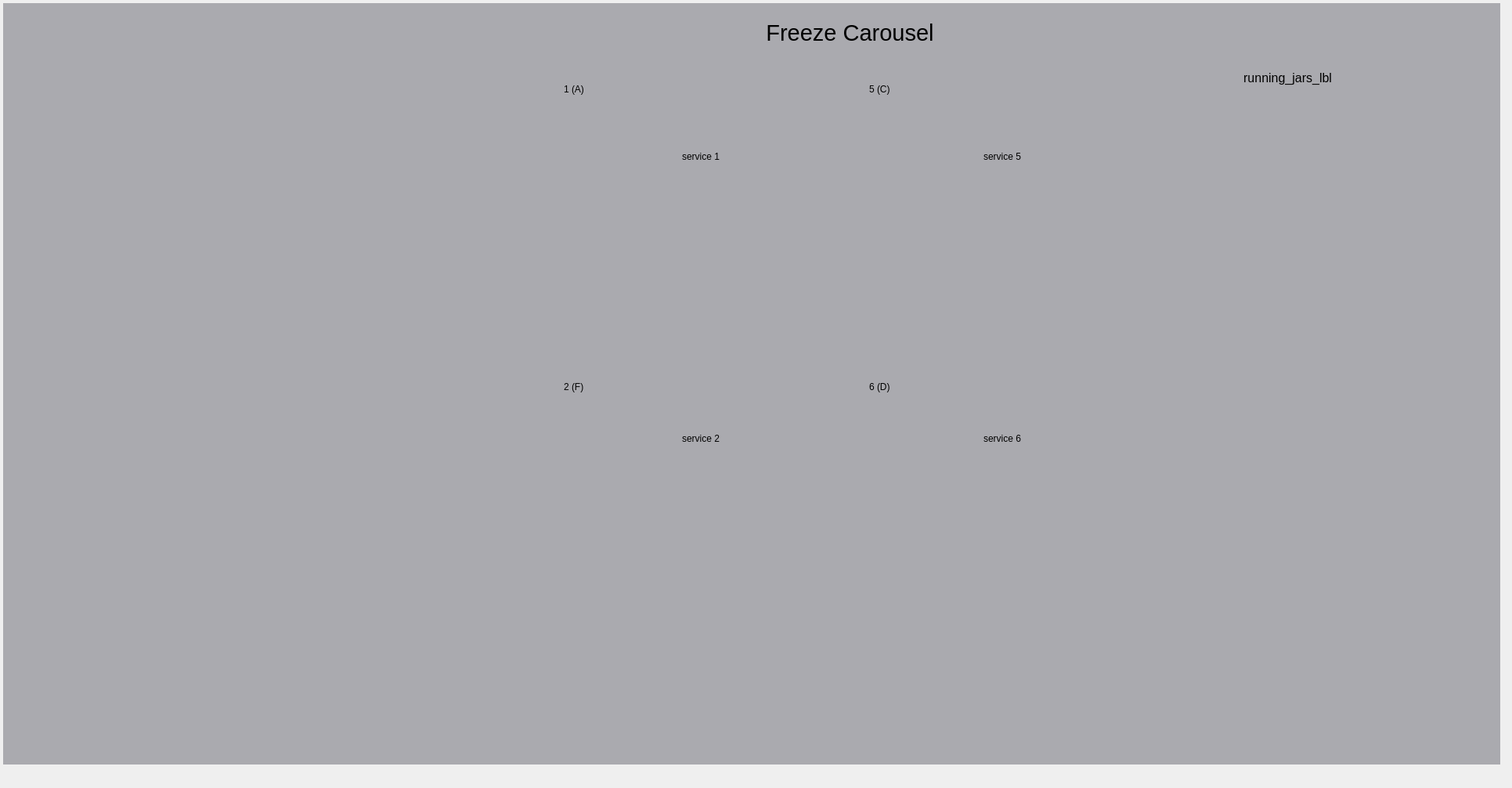
<?xml version="1.0" encoding="UTF-8"?>
<ui version="4.0">
 <class>home_frame</class>
 <widget class="QFrame" name="home_frame">
  <property name="geometry">
   <rect>
    <x>0</x>
    <y>0</y>
    <width>1931</width>
    <height>1006</height>
   </rect>
  </property>
  <property name="windowTitle">
   <string>HomeFrame</string>
  </property>
  <widget class="QPushButton" name="service_1_btn">
   <property name="geometry">
    <rect>
     <x>730</x>
     <y>170</y>
     <width>330</width>
     <height>60</height>
    </rect>
   </property>
   <property name="text">
    <string>service 1</string>
   </property>
   <property name="flat">
    <bool>true</bool>
   </property>
   <attribute name="buttonGroup">
    <string notr="true">service_btn_group</string>
   </attribute>
  </widget>
  <widget class="QPushButton" name="service_6_btn">
   <property name="geometry">
    <rect>
     <x>1115</x>
     <y>530</y>
     <width>330</width>
     <height>60</height>
    </rect>
   </property>
   <property name="text">
    <string>service 6</string>
   </property>
   <property name="flat">
    <bool>true</bool>
   </property>
   <attribute name="buttonGroup">
    <string notr="true">service_btn_group</string>
   </attribute>
  </widget>
  <widget class="QPushButton" name="service_2_btn">
   <property name="geometry">
    <rect>
     <x>730</x>
     <y>530</y>
     <width>330</width>
     <height>60</height>
    </rect>
   </property>
   <property name="text">
    <string>service 2</string>
   </property>
   <property name="flat">
    <bool>true</bool>
   </property>
   <attribute name="buttonGroup">
    <string notr="true">service_btn_group</string>
   </attribute>
  </widget>
  <widget class="QPushButton" name="service_5_btn">
   <property name="geometry">
    <rect>
     <x>1115</x>
     <y>170</y>
     <width>330</width>
     <height>60</height>
    </rect>
   </property>
   <property name="text">
    <string>service 5</string>
   </property>
   <property name="flat">
    <bool>true</bool>
   </property>
   <attribute name="buttonGroup">
    <string notr="true">service_btn_group</string>
   </attribute>
  </widget>
  <widget class="QPushButton" name="service_0_btn">
   <property name="geometry">
    <rect>
     <x>490</x>
     <y>170</y>
     <width>171</width>
     <height>81</height>
    </rect>
   </property>
   <property name="autoFillBackground">
    <bool>false</bool>
   </property>
   <property name="styleSheet">
    <string notr="true">background:#EEEEFF</string>
   </property>
   <property name="text">
    <string/>
   </property>
   <property name="icon">
    <iconset>
     <normaloff>../images/alfa_logo.png</normaloff>../images/alfa_logo.png</iconset>
   </property>
   <property name="iconSize">
    <size>
     <width>160</width>
     <height>68</height>
    </size>
   </property>
   <property name="flat">
    <bool>true</bool>
   </property>
   <attribute name="buttonGroup">
    <string notr="true">service_btn_group</string>
   </attribute>
  </widget>
  <widget class="QLabel" name="sinottico">
   <property name="geometry">
    <rect>
     <x>4</x>
     <y>4</y>
     <width>1912</width>
     <height>972</height>
    </rect>
   </property>
   <property name="styleSheet">
    <string notr="true">background:#AAAAAF</string>
   </property>
   <property name="text">
    <string/>
   </property>
   <property name="pixmap">
    <pixmap>../images/sinottico_4.png</pixmap>
   </property>
   <property name="scaledContents">
    <bool>true</bool>
   </property>
  </widget>
  <widget class="QPushButton" name="feed_jar_btn">
   <property name="geometry">
    <rect>
     <x>270</x>
     <y>350</y>
     <width>141</width>
     <height>91</height>
    </rect>
   </property>
   <property name="text">
    <string/>
   </property>
   <property name="icon">
    <iconset>
     <normaloff>../images/arrow-green.png</normaloff>../images/arrow-green.png</iconset>
   </property>
   <property name="iconSize">
    <size>
     <width>120</width>
     <height>60</height>
    </size>
   </property>
   <property name="flat">
    <bool>true</bool>
   </property>
   <attribute name="buttonGroup">
    <string notr="true">action_btn_group</string>
   </attribute>
  </widget>
  <widget class="QPushButton" name="deliver_jar_btn">
   <property name="geometry">
    <rect>
     <x>190</x>
     <y>460</y>
     <width>171</width>
     <height>91</height>
    </rect>
   </property>
   <property name="text">
    <string/>
   </property>
   <property name="icon">
    <iconset>
     <normaloff>../images/arrow-red.png</normaloff>../images/arrow-red.png</iconset>
   </property>
   <property name="iconSize">
    <size>
     <width>120</width>
     <height>60</height>
    </size>
   </property>
   <property name="flat">
    <bool>true</bool>
   </property>
   <attribute name="buttonGroup">
    <string notr="true">action_btn_group</string>
   </attribute>
  </widget>
  <widget class="QPushButton" name="action_01_btn">
   <property name="geometry">
    <rect>
     <x>470</x>
     <y>390</y>
     <width>71</width>
     <height>61</height>
    </rect>
   </property>
   <property name="text">
    <string/>
   </property>
   <property name="icon">
    <iconset>
     <normaloff>../images/settings.png</normaloff>../images/settings.png</iconset>
   </property>
   <property name="iconSize">
    <size>
     <width>50</width>
     <height>50</height>
    </size>
   </property>
   <property name="flat">
    <bool>true</bool>
   </property>
   <attribute name="buttonGroup">
    <string notr="true">action_btn_group</string>
   </attribute>
  </widget>
  <widget class="QPushButton" name="action_02_btn">
   <property name="geometry">
    <rect>
     <x>760</x>
     <y>390</y>
     <width>71</width>
     <height>61</height>
    </rect>
   </property>
   <property name="text">
    <string/>
   </property>
   <property name="icon">
    <iconset>
     <normaloff>../images/settings.png</normaloff>../images/settings.png</iconset>
   </property>
   <property name="iconSize">
    <size>
     <width>50</width>
     <height>50</height>
    </size>
   </property>
   <property name="flat">
    <bool>true</bool>
   </property>
   <attribute name="buttonGroup">
    <string notr="true">action_btn_group</string>
   </attribute>
  </widget>
  <widget class="QPushButton" name="action_04_btn">
   <property name="geometry">
    <rect>
     <x>1145</x>
     <y>390</y>
     <width>71</width>
     <height>61</height>
    </rect>
   </property>
   <property name="text">
    <string/>
   </property>
   <property name="icon">
    <iconset>
     <normaloff>../images/settings.png</normaloff>../images/settings.png</iconset>
   </property>
   <property name="iconSize">
    <size>
     <width>50</width>
     <height>50</height>
    </size>
   </property>
   <property name="flat">
    <bool>true</bool>
   </property>
   <attribute name="buttonGroup">
    <string notr="true">action_btn_group</string>
   </attribute>
  </widget>
  <widget class="QPushButton" name="action_08_btn">
   <property name="geometry">
    <rect>
     <x>760</x>
     <y>760</y>
     <width>71</width>
     <height>61</height>
    </rect>
   </property>
   <property name="text">
    <string/>
   </property>
   <property name="icon">
    <iconset>
     <normaloff>../images/settings.png</normaloff>../images/settings.png</iconset>
   </property>
   <property name="iconSize">
    <size>
     <width>50</width>
     <height>50</height>
    </size>
   </property>
   <property name="flat">
    <bool>true</bool>
   </property>
   <attribute name="buttonGroup">
    <string notr="true">action_btn_group</string>
   </attribute>
  </widget>
  <widget class="QPushButton" name="action_06_btn">
   <property name="geometry">
    <rect>
     <x>1145</x>
     <y>760</y>
     <width>71</width>
     <height>61</height>
    </rect>
   </property>
   <property name="text">
    <string/>
   </property>
   <property name="icon">
    <iconset>
     <normaloff>../images/settings.png</normaloff>../images/settings.png</iconset>
   </property>
   <property name="iconSize">
    <size>
     <width>50</width>
     <height>50</height>
    </size>
   </property>
   <property name="flat">
    <bool>true</bool>
   </property>
   <attribute name="buttonGroup">
    <string notr="true">action_btn_group</string>
   </attribute>
  </widget>
  <widget class="QPushButton" name="action_05_btn">
   <property name="geometry">
    <rect>
     <x>1510</x>
     <y>580</y>
     <width>71</width>
     <height>61</height>
    </rect>
   </property>
   <property name="text">
    <string/>
   </property>
   <property name="icon">
    <iconset>
     <normaloff>../images/settings.png</normaloff>../images/settings.png</iconset>
   </property>
   <property name="iconSize">
    <size>
     <width>50</width>
     <height>50</height>
    </size>
   </property>
   <property name="flat">
    <bool>true</bool>
   </property>
   <attribute name="buttonGroup">
    <string notr="true">action_btn_group</string>
   </attribute>
  </widget>
  <widget class="QPushButton" name="action_09_btn">
   <property name="geometry">
    <rect>
     <x>610</x>
     <y>600</y>
     <width>71</width>
     <height>61</height>
    </rect>
   </property>
   <property name="text">
    <string/>
   </property>
   <property name="icon">
    <iconset>
     <normaloff>../images/settings.png</normaloff>../images/settings.png</iconset>
   </property>
   <property name="iconSize">
    <size>
     <width>50</width>
     <height>50</height>
    </size>
   </property>
   <property name="flat">
    <bool>true</bool>
   </property>
   <attribute name="buttonGroup">
    <string notr="true">action_btn_group</string>
   </attribute>
  </widget>
  <widget class="QPushButton" name="action_10_btn">
   <property name="geometry">
    <rect>
     <x>400</x>
     <y>490</y>
     <width>71</width>
     <height>61</height>
    </rect>
   </property>
   <property name="text">
    <string/>
   </property>
   <property name="icon">
    <iconset>
     <normaloff>../images/settings.png</normaloff>../images/settings.png</iconset>
   </property>
   <property name="iconSize">
    <size>
     <width>50</width>
     <height>50</height>
    </size>
   </property>
   <property name="flat">
    <bool>true</bool>
   </property>
   <attribute name="buttonGroup">
    <string notr="true">action_btn_group</string>
   </attribute>
  </widget>
  <widget class="QLabel" name="refill_1_lbl">
   <property name="geometry">
    <rect>
     <x>730</x>
     <y>240</y>
     <width>56</width>
     <height>56</height>
    </rect>
   </property>
   <property name="styleSheet">
    <string notr="true">color:#000000;
</string>
   </property>
   <property name="text">
    <string/>
   </property>
   <property name="pixmap">
    <pixmap>../images/tank_gray.png</pixmap>
   </property>
   <property name="scaledContents">
    <bool>true</bool>
   </property>
   <property name="iconSize" stdset="0">
    <size>
     <width>68</width>
     <height>68</height>
    </size>
   </property>
  </widget>
  <widget class="QLabel" name="refill_5_lbl">
   <property name="geometry">
    <rect>
     <x>1115</x>
     <y>240</y>
     <width>56</width>
     <height>56</height>
    </rect>
   </property>
   <property name="styleSheet">
    <string notr="true">color:#000000;
</string>
   </property>
   <property name="text">
    <string/>
   </property>
   <property name="pixmap">
    <pixmap>../images/tank_gray.png</pixmap>
   </property>
   <property name="scaledContents">
    <bool>true</bool>
   </property>
   <property name="iconSize" stdset="0">
    <size>
     <width>68</width>
     <height>68</height>
    </size>
   </property>
  </widget>
  <widget class="QLabel" name="refill_2_lbl">
   <property name="geometry">
    <rect>
     <x>730</x>
     <y>600</y>
     <width>56</width>
     <height>56</height>
    </rect>
   </property>
   <property name="styleSheet">
    <string notr="true">color:#000000;
</string>
   </property>
   <property name="text">
    <string/>
   </property>
   <property name="pixmap">
    <pixmap>../images/tank_gray.png</pixmap>
   </property>
   <property name="scaledContents">
    <bool>true</bool>
   </property>
   <property name="iconSize" stdset="0">
    <size>
     <width>68</width>
     <height>68</height>
    </size>
   </property>
  </widget>
  <widget class="QLabel" name="refill_6_lbl">
   <property name="geometry">
    <rect>
     <x>1114</x>
     <y>600</y>
     <width>56</width>
     <height>56</height>
    </rect>
   </property>
   <property name="styleSheet">
    <string notr="true">color:#000000;
</string>
   </property>
   <property name="text">
    <string/>
   </property>
   <property name="pixmap">
    <pixmap>../images/tank_gray.png</pixmap>
   </property>
   <property name="scaledContents">
    <bool>true</bool>
   </property>
   <property name="iconSize" stdset="0">
    <size>
     <width>68</width>
     <height>68</height>
    </size>
   </property>
  </widget>
  <widget class="QLabel" name="reserve_1_label">
   <property name="geometry">
    <rect>
     <x>989</x>
     <y>240</y>
     <width>56</width>
     <height>100</height>
    </rect>
   </property>
   <property name="text">
    <string/>
   </property>
   <property name="pixmap">
    <pixmap>../images/Riserva.gif</pixmap>
   </property>
   <property name="scaledContents">
    <bool>true</bool>
   </property>
  </widget>
  <widget class="QLabel" name="reserve_5_label">
   <property name="geometry">
    <rect>
     <x>1375</x>
     <y>240</y>
     <width>56</width>
     <height>100</height>
    </rect>
   </property>
   <property name="text">
    <string/>
   </property>
   <property name="pixmap">
    <pixmap>../images/Riserva.gif</pixmap>
   </property>
   <property name="scaledContents">
    <bool>true</bool>
   </property>
  </widget>
  <widget class="QLabel" name="reserve_2_label">
   <property name="geometry">
    <rect>
     <x>990</x>
     <y>600</y>
     <width>56</width>
     <height>100</height>
    </rect>
   </property>
   <property name="text">
    <string/>
   </property>
   <property name="pixmap">
    <pixmap>../images/Riserva.gif</pixmap>
   </property>
   <property name="scaledContents">
    <bool>true</bool>
   </property>
  </widget>
  <widget class="QLabel" name="reserve_6_label">
   <property name="geometry">
    <rect>
     <x>1375</x>
     <y>600</y>
     <width>56</width>
     <height>100</height>
    </rect>
   </property>
   <property name="text">
    <string/>
   </property>
   <property name="pixmap">
    <pixmap>../images/Riserva.gif</pixmap>
   </property>
   <property name="scaledContents">
    <bool>true</bool>
   </property>
  </widget>
  <widget class="QPushButton" name="freeze_carousel_btn">
   <property name="geometry">
    <rect>
     <x>850</x>
     <y>8</y>
     <width>471</width>
     <height>68</height>
    </rect>
   </property>
   <property name="font">
    <font>
     <pointsize>22</pointsize>
    </font>
   </property>
   <property name="text">
    <string>Freeze Carousel</string>
   </property>
   <property name="iconSize">
    <size>
     <width>72</width>
     <height>72</height>
    </size>
   </property>
   <property name="flat">
    <bool>true</bool>
   </property>
   <attribute name="buttonGroup">
    <string notr="true">action_btn_group</string>
   </attribute>
  </widget>
  <widget class="QLabel" name="STEP_11_label">
   <property name="geometry">
    <rect>
     <x>610</x>
     <y>470</y>
     <width>85</width>
     <height>85</height>
    </rect>
   </property>
   <property name="scaledContents">
    <bool>true</bool>
   </property>
   <property name="alignment">
    <set>Qt::AlignCenter</set>
   </property>
  </widget>
  <widget class="QLabel" name="STEP_07_label">
   <property name="geometry">
    <rect>
     <x>1245</x>
     <y>745</y>
     <width>85</width>
     <height>85</height>
    </rect>
   </property>
   <property name="font">
    <font>
     <pointsize>10</pointsize>
    </font>
   </property>
   <property name="scaledContents">
    <bool>true</bool>
   </property>
   <property name="alignment">
    <set>Qt::AlignCenter</set>
   </property>
  </widget>
  <widget class="QLabel" name="STEP_09_label">
   <property name="geometry">
    <rect>
     <x>855</x>
     <y>745</y>
     <width>85</width>
     <height>85</height>
    </rect>
   </property>
   <property name="font">
    <font>
     <pointsize>10</pointsize>
    </font>
   </property>
   <property name="scaledContents">
    <bool>true</bool>
   </property>
   <property name="alignment">
    <set>Qt::AlignCenter</set>
   </property>
  </widget>
  <widget class="QLabel" name="STEP_01_label">
   <property name="geometry">
    <rect>
     <x>610</x>
     <y>370</y>
     <width>85</width>
     <height>85</height>
    </rect>
   </property>
   <property name="scaledContents">
    <bool>true</bool>
   </property>
   <property name="alignment">
    <set>Qt::AlignCenter</set>
   </property>
  </widget>
  <widget class="QLabel" name="STEP_06_label">
   <property name="geometry">
    <rect>
     <x>1500</x>
     <y>740</y>
     <width>85</width>
     <height>85</height>
    </rect>
   </property>
   <property name="scaledContents">
    <bool>true</bool>
   </property>
   <property name="alignment">
    <set>Qt::AlignCenter</set>
   </property>
  </widget>
  <widget class="QLabel" name="STEP_10_label">
   <property name="geometry">
    <rect>
     <x>610</x>
     <y>740</y>
     <width>85</width>
     <height>85</height>
    </rect>
   </property>
   <property name="scaledContents">
    <bool>true</bool>
   </property>
   <property name="alignment">
    <set>Qt::AlignCenter</set>
   </property>
  </widget>
  <widget class="QLabel" name="STEP_12_label">
   <property name="geometry">
    <rect>
     <x>480</x>
     <y>470</y>
     <width>85</width>
     <height>85</height>
    </rect>
   </property>
   <property name="scaledContents">
    <bool>true</bool>
   </property>
   <property name="alignment">
    <set>Qt::AlignCenter</set>
   </property>
  </widget>
  <widget class="QLabel" name="STEP_05_label">
   <property name="geometry">
    <rect>
     <x>1500</x>
     <y>380</y>
     <width>85</width>
     <height>85</height>
    </rect>
   </property>
   <property name="scaledContents">
    <bool>true</bool>
   </property>
   <property name="alignment">
    <set>Qt::AlignCenter</set>
   </property>
  </widget>
  <widget class="QLabel" name="STEP_04_label">
   <property name="geometry">
    <rect>
     <x>1245</x>
     <y>370</y>
     <width>85</width>
     <height>85</height>
    </rect>
   </property>
   <property name="font">
    <font>
     <pointsize>10</pointsize>
    </font>
   </property>
   <property name="scaledContents">
    <bool>true</bool>
   </property>
   <property name="alignment">
    <set>Qt::AlignCenter</set>
   </property>
  </widget>
  <widget class="QLabel" name="STEP_02_label">
   <property name="geometry">
    <rect>
     <x>855</x>
     <y>370</y>
     <width>85</width>
     <height>85</height>
    </rect>
   </property>
   <property name="font">
    <font>
     <pointsize>10</pointsize>
    </font>
   </property>
   <property name="scaledContents">
    <bool>true</bool>
   </property>
   <property name="alignment">
    <set>Qt::AlignCenter</set>
   </property>
  </widget>
  <widget class="QLabel" name="container_presence_1_label">
   <property name="geometry">
    <rect>
     <x>890</x>
     <y>355</y>
     <width>24</width>
     <height>24</height>
    </rect>
   </property>
   <property name="text">
    <string/>
   </property>
   <property name="scaledContents">
    <bool>true</bool>
   </property>
  </widget>
  <widget class="QLabel" name="container_presence_5_label">
   <property name="geometry">
    <rect>
     <x>1280</x>
     <y>355</y>
     <width>24</width>
     <height>24</height>
    </rect>
   </property>
   <property name="text">
    <string/>
   </property>
   <property name="scaledContents">
    <bool>true</bool>
   </property>
  </widget>
  <widget class="QLabel" name="container_presence_6_label">
   <property name="geometry">
    <rect>
     <x>1280</x>
     <y>730</y>
     <width>24</width>
     <height>24</height>
    </rect>
   </property>
   <property name="text">
    <string/>
   </property>
   <property name="scaledContents">
    <bool>true</bool>
   </property>
  </widget>
  <widget class="QLabel" name="container_presence_2_label">
   <property name="geometry">
    <rect>
     <x>890</x>
     <y>730</y>
     <width>24</width>
     <height>24</height>
    </rect>
   </property>
   <property name="text">
    <string/>
   </property>
   <property name="scaledContents">
    <bool>true</bool>
   </property>
  </widget>
  <widget class="QLabel" name="load_lifter_up_label">
   <property name="geometry">
    <rect>
     <x>1600</x>
     <y>440</y>
     <width>24</width>
     <height>24</height>
    </rect>
   </property>
   <property name="text">
    <string/>
   </property>
   <property name="scaledContents">
    <bool>true</bool>
   </property>
  </widget>
  <widget class="QLabel" name="load_lifter_down_label">
   <property name="geometry">
    <rect>
     <x>1600</x>
     <y>820</y>
     <width>24</width>
     <height>24</height>
    </rect>
   </property>
   <property name="text">
    <string/>
   </property>
   <property name="scaledContents">
    <bool>true</bool>
   </property>
  </widget>
  <widget class="QLabel" name="unload_lifter_down_label">
   <property name="geometry">
    <rect>
     <x>580</x>
     <y>820</y>
     <width>24</width>
     <height>24</height>
    </rect>
   </property>
   <property name="text">
    <string/>
   </property>
   <property name="scaledContents">
    <bool>true</bool>
   </property>
  </widget>
  <widget class="QLabel" name="unload_lifter_up_label">
   <property name="geometry">
    <rect>
     <x>580</x>
     <y>550</y>
     <width>24</width>
     <height>24</height>
    </rect>
   </property>
   <property name="text">
    <string/>
   </property>
   <property name="scaledContents">
    <bool>true</bool>
   </property>
  </widget>
  <widget class="QLabel" name="running_jars_lbl">
   <property name="geometry">
    <rect>
     <x>1520</x>
     <y>90</y>
     <width>181</width>
     <height>201</height>
    </rect>
   </property>
   <property name="font">
    <font>
     <pointsize>12</pointsize>
    </font>
   </property>
   <property name="autoFillBackground">
    <bool>false</bool>
   </property>
   <property name="text">
    <string>running_jars_lbl</string>
   </property>
   <property name="alignment">
    <set>Qt::AlignRight|Qt::AlignTop|Qt::AlignTrailing</set>
   </property>
   <property name="wordWrap">
    <bool>true</bool>
   </property>
  </widget>
  <widget class="QLabel" name="head_id_1_lbl">
   <property name="geometry">
    <rect>
     <x>720</x>
     <y>90</y>
     <width>120</width>
     <height>48</height>
    </rect>
   </property>
   <property name="styleSheet">
    <string notr="true">color:#000000;
</string>
   </property>
   <property name="text">
    <string>1 (A)</string>
   </property>
   <property name="scaledContents">
    <bool>true</bool>
   </property>
   <property name="iconSize" stdset="0">
    <size>
     <width>68</width>
     <height>68</height>
    </size>
   </property>
  </widget>
  <widget class="QLabel" name="head_id_5_lbl">
   <property name="geometry">
    <rect>
     <x>1110</x>
     <y>90</y>
     <width>120</width>
     <height>48</height>
    </rect>
   </property>
   <property name="styleSheet">
    <string notr="true">color:#000000;
</string>
   </property>
   <property name="text">
    <string>5 (C)</string>
   </property>
   <property name="scaledContents">
    <bool>true</bool>
   </property>
   <property name="iconSize" stdset="0">
    <size>
     <width>68</width>
     <height>68</height>
    </size>
   </property>
  </widget>
  <widget class="QLabel" name="head_id_6_lbl">
   <property name="geometry">
    <rect>
     <x>1110</x>
     <y>470</y>
     <width>120</width>
     <height>48</height>
    </rect>
   </property>
   <property name="styleSheet">
    <string notr="true">color:#000000;
</string>
   </property>
   <property name="text">
    <string>6 (D)</string>
   </property>
   <property name="scaledContents">
    <bool>true</bool>
   </property>
   <property name="iconSize" stdset="0">
    <size>
     <width>68</width>
     <height>68</height>
    </size>
   </property>
  </widget>
  <widget class="QLabel" name="head_id_2_lbl">
   <property name="geometry">
    <rect>
     <x>720</x>
     <y>470</y>
     <width>120</width>
     <height>48</height>
    </rect>
   </property>
   <property name="styleSheet">
    <string notr="true">color:#000000;
</string>
   </property>
   <property name="text">
    <string>2 (F)</string>
   </property>
   <property name="scaledContents">
    <bool>true</bool>
   </property>
   <property name="iconSize" stdset="0">
    <size>
     <width>68</width>
     <height>68</height>
    </size>
   </property>
  </widget>
  <zorder>sinottico</zorder>
  <zorder>service_1_btn</zorder>
  <zorder>service_6_btn</zorder>
  <zorder>service_2_btn</zorder>
  <zorder>service_5_btn</zorder>
  <zorder>service_0_btn</zorder>
  <zorder>feed_jar_btn</zorder>
  <zorder>deliver_jar_btn</zorder>
  <zorder>action_01_btn</zorder>
  <zorder>action_02_btn</zorder>
  <zorder>action_04_btn</zorder>
  <zorder>action_08_btn</zorder>
  <zorder>action_06_btn</zorder>
  <zorder>action_05_btn</zorder>
  <zorder>action_09_btn</zorder>
  <zorder>action_10_btn</zorder>
  <zorder>reserve_1_label</zorder>
  <zorder>reserve_5_label</zorder>
  <zorder>reserve_2_label</zorder>
  <zorder>reserve_6_label</zorder>
  <zorder>freeze_carousel_btn</zorder>
  <zorder>STEP_07_label</zorder>
  <zorder>STEP_04_label</zorder>
  <zorder>STEP_05_label</zorder>
  <zorder>STEP_06_label</zorder>
  <zorder>STEP_10_label</zorder>
  <zorder>STEP_02_label</zorder>
  <zorder>STEP_09_label</zorder>
  <zorder>STEP_01_label</zorder>
  <zorder>STEP_11_label</zorder>
  <zorder>STEP_12_label</zorder>
  <zorder>container_presence_1_label</zorder>
  <zorder>container_presence_5_label</zorder>
  <zorder>container_presence_6_label</zorder>
  <zorder>container_presence_2_label</zorder>
  <zorder>load_lifter_up_label</zorder>
  <zorder>load_lifter_down_label</zorder>
  <zorder>unload_lifter_down_label</zorder>
  <zorder>unload_lifter_up_label</zorder>
  <zorder>refill_6_lbl</zorder>
  <zorder>refill_1_lbl</zorder>
  <zorder>refill_2_lbl</zorder>
  <zorder>refill_5_lbl</zorder>
  <zorder>running_jars_lbl</zorder>
  <zorder>head_id_1_lbl</zorder>
  <zorder>head_id_5_lbl</zorder>
  <zorder>head_id_6_lbl</zorder>
  <zorder>head_id_2_lbl</zorder>
 </widget>
 <resources/>
 <connections/>
 <buttongroups>
  <buttongroup name="service_btn_group"/>
  <buttongroup name="action_btn_group"/>
 </buttongroups>
</ui>
